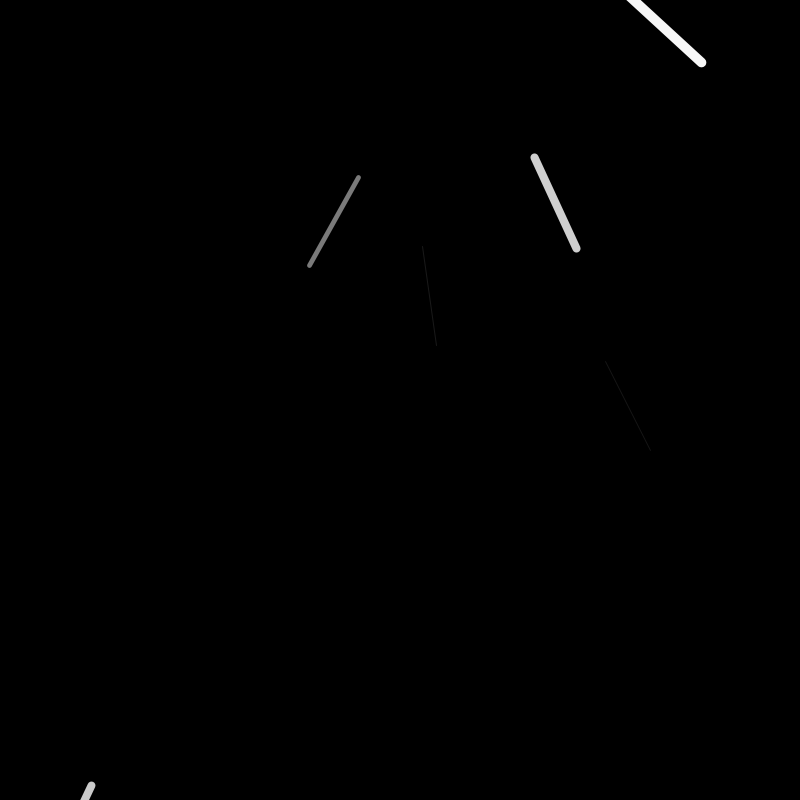
Frame 1 (no input)
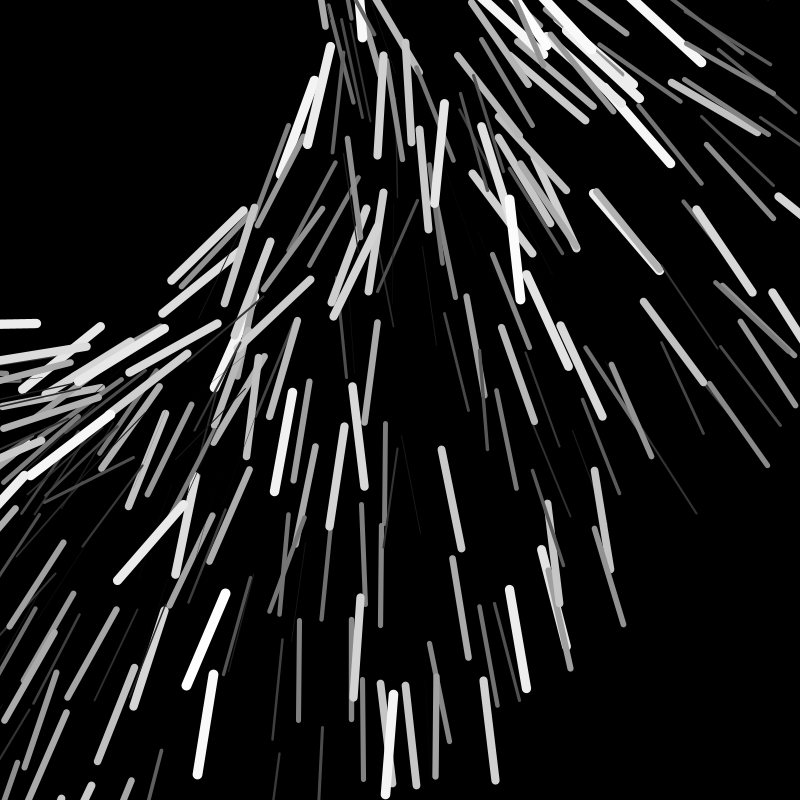
Frame 60 (the mouse pressed at the canvas centre just before this capture)
Frame 120 (the mouse held since frame 60 and released just before this capture): identical to frame 60, image omitted

The Processing sketch that drew these frames (run headless with seeded random() and noise(); from frame 60 on, the mouse is pressed at the canvas centre):

// Processing sketch: processing_156712
// ── processing_156712.pde

float origX;
boolean mouseClick;

void setup(){
  size(800,800);
  origX = width/2;
  background(0);
}

void draw(){
  //pushMatrix();
  //translate(noise(origX)*100,0);
  //rotate(radians(random(-90,90)));
  for (int y=0; y<height; y +=100){
    if (mouseClick == true){
      origX = mouseX;
    } else {
      origX = yLineMaker(origX, y, 100);
    }
    if (origX > width){
      origX = origX - width;
    } else if (origX < 0 ){
      origX = width - origX;
    }

  } 
  //popMatrix();

}

float yLineMaker(float startX, float startY, float lineLength){
  pushMatrix();
  //translate(noise(origX)*100,0);
  rotate(radians(random(-90,90)));

  float endX = startX + random(-10,10);
  float c = map(abs(endX-startX), 0, 10, 0, 255);
  stroke(c);
  strokeWeight(abs(endX-startX));
  line (startX, startY, endX, (startY+lineLength));
    popMatrix();
  return endX;

}

void mousePressed(){
  mouseClick = true;
}
void mouseReleased(){
  mouseClick = false;
}
